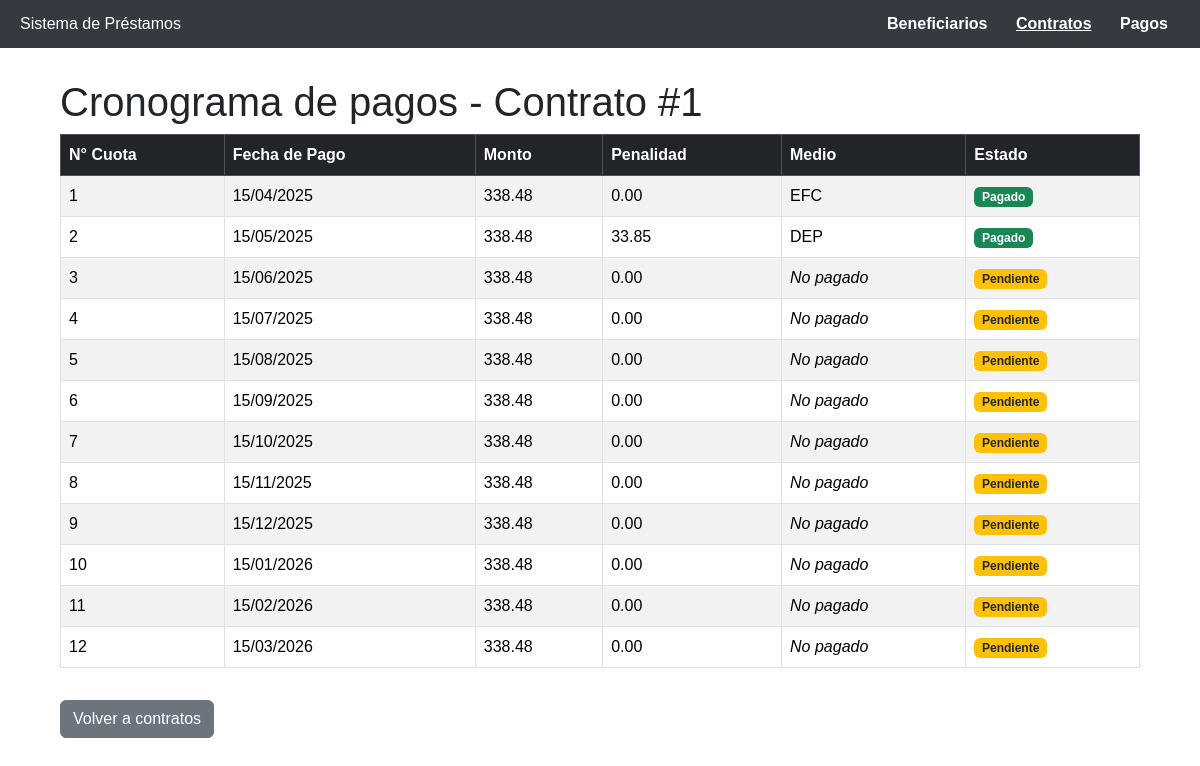
The app's page /public/views/contratos/cronograma.php?idcontrato=1 with its own data.
### tables this page shows
CREATE TABLE pagos
(
		idpago 			INT AUTO_INCREMENT PRIMARY KEY,
        idcontrato		INT 					NULL,
        numcuota		TINYINT					NOT NULL COMMENT 'Sedebe cancelar la cuota en su totalidad sin AMORTIZACIONES',
        fechapago		DATETIME				NULL COMMENT 'Fecha efectiva de pago',
        monto			DECIMAL(7,2)			NOT NULL,
        penalidad		DECIMAL(7,2)			NOT NULL DEFAULT 0 COMMENT '10 % del valor de la cuota',
        medio			ENUM('EFC', 'DEP')		NULL COMMENT 'EFC = Efectivo, DEP = Deposito',
        CONSTRAINT fk_idcontrato_pag FOREIGN KEY (idcontrato) REFERENCES contratos (idcontrato),
        CONSTRAINT uk_numcuota_pag UNIQUE (idcontrato, numcuota)
);

### app/models/Pagos.php (called while the page is built, shortened)
<?php
require_once __DIR__ . '/../config/conexion.php';
class Pago {
    private $conn;
    private $table = 'pagos';
    public function __construct(){
        $database = new Database();
        $this->conn = $database->getConnection();
    }
    public function getByContrato($idcontrato) {
        $query = "SELECT * FROM " . $this->table . " WHERE idcontrato = :idcontrato ORDER BY numcuota ASC";
        $stmt = $this->conn->prepare($query);
        $stmt->bindParam(':idcontrato', $idcontrato, PDO::PARAM_INT);
        $stmt->execute();
        return $stmt;
    }
}
?>

### app/config/conexion.php (called while the page is built, shortened)
<?php
class Database {
    private $host = 'localhost';
    private $db_name = 'prestamos';
    private $username = 'root';
    private $password = '';
    public function getConnection(){
        $this->conn = null;
        try{
            $this->conn = new PDO("mysql:host={$this->host};dbname={$this->db_name}",
                                  $this->username, $this->password);
            $this->conn->exec("set names utf8");
        }catch(PDOException $exception){
            echo "Error de conexión: " . $exception->getMessage();
        }
        return $this->conn;
    }
}
?>

### app/models/Contrato.php (called while the page is built, shortened)
<?php
require_once __DIR__ . '/../config/conexion.php';
class Contrato {
    private $conn;
    private $table = 'contratos';
    public function __construct(){
        $database = new Database();
        $this->conn = $database->getConnection();
    }
    public function getById($idcontrato) {
    $query = "SELECT * FROM " . $this->table . " WHERE idcontrato = :idcontrato";
    $stmt = $this->conn->prepare($query);
    $stmt->bindParam(':idcontrato', $idcontrato, PDO::PARAM_INT);
    $stmt->execute();
    return $stmt->fetch(PDO::FETCH_ASSOC);
}
}
?>

### app/controllers/PagosController.php (called while the page is built, shortened)
<?php
require_once __DIR__ . '/../models/Pagos.php';
require_once __DIR__ . '/../models/Contrato.php';
class PagoController {
    private $pagoModel;
    private $contratoModel;
    public function __construct() {
        $this->pagoModel = new Pago();
        $this->contratoModel = new Contrato();
    }
    public function index($idcontrato) {
        $contrato = $this->contratoModel->getById($idcontrato);
        $fechainicio = $contrato['fechainicio'];
        $diapago = (int)$contrato['diapago'];
        $numcuotas = (int)$contrato['numcuotas'];
        $monto_cuota = $contrato['monto'];
        $pagosStmt = $this->pagoModel->getByContrato($idcontrato);
        $pagosRealizados = $pagosStmt->fetchAll(PDO::FETCH_ASSOC);
        $pagosPorCuota = [];
        foreach ($pagosRealizados as $pago) {
            $pagosPorCuota[$pago['numcuota']] = $pago;
        }
        $fechaInicioObj = new DateTime($fechainicio);
        $fechaInicioObj->modify('first day of next month');
        $cronograma = [];
        for ($i = 0; $i < $numcuotas; $i++) {
            $numcuota = $i + 1;
            $fechaPago = clone $fechaInicioObj;
            $fechaPago->modify("+$i month");
            $ultimoDiaMes = (int)$fechaPago->format('t');
            $diaPagoMes = min($diapago, $ultimoDiaMes);
            $fechaPago->setDate($fechaPago->format('Y'), $fechaPago->format('m'), $diaPagoMes);
            if (isset($pagosPorCuota[$numcuota])) {
                $pago = $pagosPorCuota[$numcuota];
                $cronograma[] = [
                    'numcuota' => $numcuota,
                    'fechapago' => $pago['fechapago'] ?: $fechaPago->format('Y-m-d'),
                    'monto' => $pago['monto'] ?: $monto_cuota,
                    'penalidad' => $pago['penalidad'] ?: 0,
                    'medio' => $pago['medio'] ?? null,
                    'estado' => $pago['fechapago'] ? 'Pagado' : 'Pendiente',
                ];
            }
        }
        return $cronograma;
    }
}
?>

### public/views/contratos/cronograma.php (the view, shortened to what this page needs)
<?php
require_once '../../../app/controllers/PagosController.php';
require_once '../../../app/models/Pagos.php';
$idcontrato = intval($_GET['idcontrato']);
$pagosController = new PagoController();
$cronograma = $pagosController->index($idcontrato);
?>
<h1>Cronograma de pagos - Contrato #<?= htmlspecialchars($idcontrato) ?></h1>
<?php if (!empty($cronograma)): ?>
    <table class="table table-bordered table-striped">
        <thead class="table-dark">
            <tr>
                <th>N° Cuota</th>
                <th>Fecha de Pago</th>
                <th>Monto</th>
                <th>Penalidad</th>
                <th>Medio</th>
                <th>Estado</th>
            </tr>
        </thead>
        <tbody>
            <?php foreach ($cronograma as $pago): ?>
                <tr>
                    <td><?= htmlspecialchars($pago['numcuota']) ?></td>
                    <td>
                        <?= $pago['fechapago'] ? date('d/m/Y', strtotime($pago['fechapago'])) : '<em>Pendiente</em>' ?>
                    </td>
                    <td><?= number_format($pago['monto'], 2) ?></td>
                    <td><?= number_format($pago['penalidad'], 2) ?></td>
                    <td><?= $pago['medio'] ?? '<em>No pagado</em>' ?></td>
                    <td>
                        <?php
                        if (!empty($pago['medio'])) {
                            echo '<span class="badge bg-success">Pagado</span>';
                        } else {
                            echo '<span class="badge bg-warning text-dark">Pendiente</span>';
                        }
                        ?>
                    </td>
                </tr>
            <?php endforeach; ?>
        </tbody>
    </table>
<?php else: ?>
    <p>No se encontraron pagos para este contrato.</p>
<?php endif; ?>
<a href="index.php" class="btn btn-secondary mt-3">Volver a contratos</a>
<?php
$content = ob_get_clean();
$active = "contratos";
require '../../../dashboard.php';
?>

### dashboard.php (shortened to what this page needs)
<!DOCTYPE html>
<html lang="es">
<head>
    <link href="https://cdn.jsdelivr.net/npm/bootstrap@5.3.2/dist/css/bootstrap.min.css" rel="stylesheet">
</head>
<body>
<nav>
    <div class="logo">Sistema de Préstamos</div>
    <div class="nav-links">
        <a href="/Prestamos_web/public/views/beneficiarios/index.php" class="<?= ($active === 'beneficiarios') ? 'active' : '' ?>">Beneficiarios</a>
        <a href="/Prestamos_web/public/views/contratos/indexContrato.php" class="<?= ($active === 'contratos') ? 'active' : '' ?>">Contratos</a>
        <a href="/Prestamos_web/public/views/pagos/index.php" class="<?= ($active === 'pagos') ? 'active' : '' ?>">Pagos</a>
    </div>
</nav>
<div class="container">
    <?= $content ?? '' ?>
</div>
</body>
</html>

### dashboard.php (style rules this page uses)
body { margin: 0; font-family: Arial, sans-serif; }
nav { background-color: #343a40; color: white; padding: 12px 20px; display: flex; align-items: center; justify-content: space-between; }
nav .nav-links a { color: white; text-decoration: none; margin: 0 12px; font-weight: bold; }
nav .nav-links a:hover, nav .nav-links a.active { text-decoration: underline; }
.container { padding: 30px; }

### records on screen
pagos: numcuota "1", fechapago "15/04/2025", monto "338.48", penalidad "0.00", medio "EFC", shows "Pagado"
pagos: numcuota "2", fechapago "15/05/2025", monto "338.48", penalidad "33.85", medio "DEP", shows "Pagado"
pagos: numcuota "3", fechapago "15/06/2025", monto "338.48", penalidad "0.00", medio "No pagado", shows "Pendiente"
pagos: numcuota "4", fechapago "15/07/2025", monto "338.48", penalidad "0.00", medio "No pagado", shows "Pendiente"
pagos: numcuota "5", fechapago "15/08/2025", monto "338.48", penalidad "0.00", medio "No pagado", shows "Pendiente"
pagos: numcuota "6", fechapago "15/09/2025", monto "338.48", penalidad "0.00", medio "No pagado", shows "Pendiente"
pagos: numcuota "7", fechapago "15/10/2025", monto "338.48", penalidad "0.00", medio "No pagado", shows "Pendiente"
pagos: numcuota "8", fechapago "15/11/2025", monto "338.48", penalidad "0.00", medio "No pagado", shows "Pendiente"
pagos: numcuota "9", fechapago "15/12/2025", monto "338.48", penalidad "0.00", medio "No pagado", shows "Pendiente"
pagos: numcuota "10", fechapago "15/01/2026", monto "338.48", penalidad "0.00", medio "No pagado", shows "Pendiente"
pagos: numcuota "11", fechapago "15/02/2026", monto "338.48", penalidad "0.00", medio "No pagado", shows "Pendiente"
pagos: numcuota "12", fechapago "15/03/2026", monto "338.48", penalidad "0.00", medio "No pagado", shows "Pendiente"

### other values on screen
$idcontrato "1"
